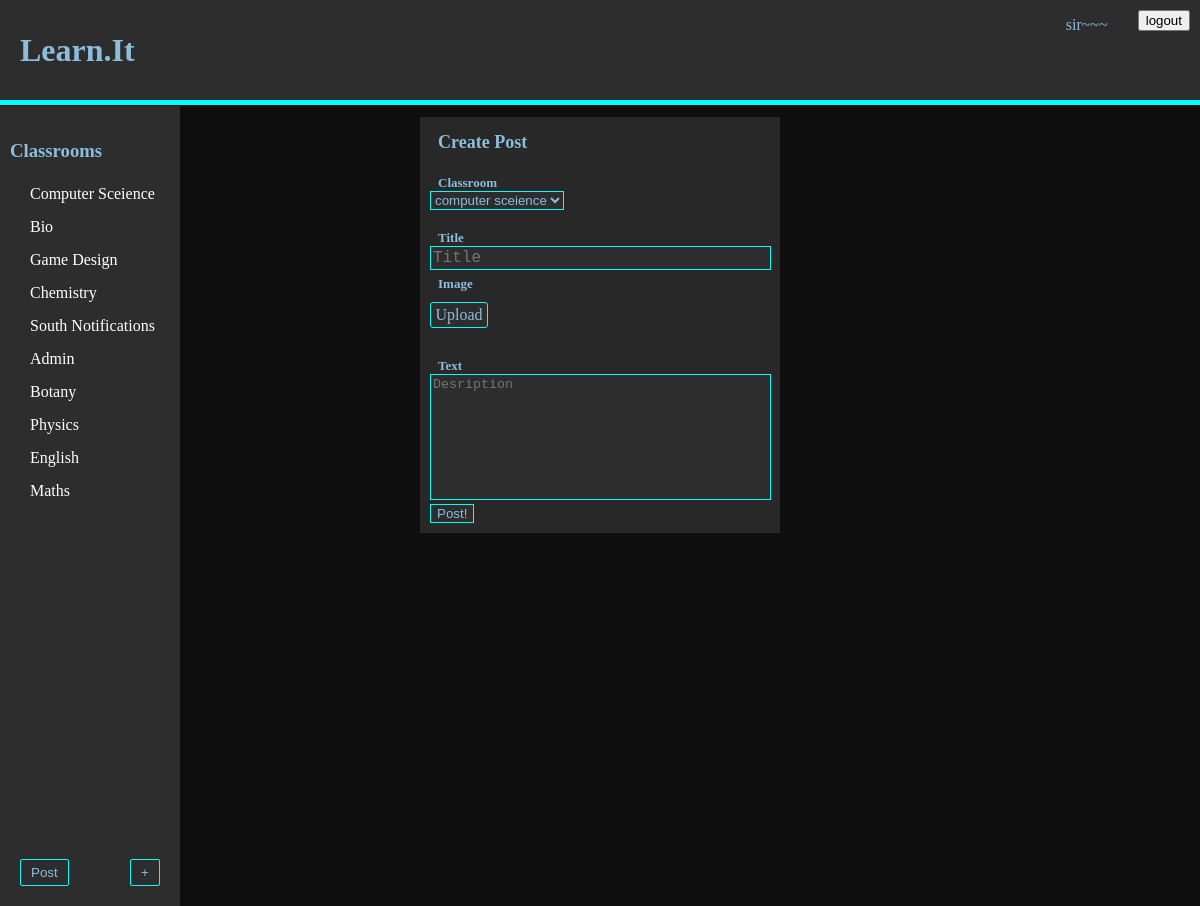
/p (signed in), run on the app's committed database.
### tables this page shows
CREATE TABLE User (id INTEGER PRIMARY KEY, name STRING, description TEXT, salt TEXT, password STRING);

CREATE TABLE User_Classroom (Uid INTEGER REFERENCES User (id), Cid INTEGER REFERENCES classroom (id), Admin BOOLEAN NOT NULL);

CREATE TABLE classroom (id INTEGER PRIMARY KEY, name STRING (25), description TEXT (100), ProPic TEXT);

### main.py (the view)
@app.route("/p")
def Post():
    if session.get("_User") is None:
        return redirect(url_for("main_user"))
    classes = do_query(
        """select classroom.name, Cid from User_Classroom
                        join classroom ON classroom.id = Cid WHERE Uid = ?;
                        """,
        (int(session["_User"]),),
        None,
    )
    id = session["_User"]
    name = do_query("SELECT name from User where id = ?", (session["_User"],), "fetch")
    return render_template(
        "Post.html", title="Post", classrooms=classes, uid=id, user_name=name
    )

### main.py (called while the page is built)
def do_query(query, data, fetch):
    conn = sqlite3.connect("learnit.db")
    cur = conn.cursor()
    cur.execute(query, data)
    if fetch is None:
        result = cur.fetchall()
    else:
        result = cur.fetchone()
    conn.close()
    return result

### templates/Post.html (shortened to what this page needs)
<!DOCTYPE html>
<html lang="en" dir="ltr">
  <head>
    <link class="jsbin" href="http://ajax.googleapis.com/ajax/libs/jqueryui/1/themes/base/jquery-ui.css" rel="stylesheet" type="text/css" />
  </head>
  <body>
    {%include 'header.html'%}
  {%include 'sidebar.html'%}
    <div class="post">
      <h1 class="post-title">Create Post</h1>
      <br>
      <h1 class="post-subtext">Classroom</h1><br>
      <form action="/SubmitPost" method="post" enctype="multipart/form-data">
        <select class="class-input" name="classroom" placeholder="Classroom">
          {%for i in classrooms%}
          <option value="{{i[1]}}">{{i[0]}}</option>
          {%endfor%}
        </select>
        <br><br>
        <h1 class="post-subtext">Title</h1><br>
        <textarea name="Title" rows="1" cols="40" maxlength="50" class="title-input" placeholder="Title"></textarea>
        <br> <h1 class="post-subtext">Image</h1><br>
        <div class="fileUpload btn btn-primary">
      <span>Upload</span>
      </div>
        <br>
        <h1 class="post-subtext">Text</h1><br>
        <textarea name="content" rows="8" cols="40" placeholder="Desription" class="text-input"></textarea>
        <input class="submit-input" type="submit" value="Post!">
      </form>
    </div>
  </body>
</html>

### templates/header.html (shortened to what this page needs)
<!DOCTYPE html>
<html lang="en" dir="ltr">
<link rel="stylesheet" href="../static/css/style.css">
  <head>
  </head>
  <body>
    <div class="header">
        <h1 class="title"><a href="/" class="Title-link">Learn.it</a>
        </h1>
        {%if login != "1"%}
        <div class="login-box">
          {%if uid == 0%}
          <br>
          <form class="" action="/login" method="post">
            <input class="login-input" type="text" name="UserName" placeholder="User Name">
            <button type="button" name="button"><a href="sign-up">sign up</a> </button>
            <br><br>
            <input class="login-input" type="password" name="Password" placeholder="Password">
            <input type="submit" name="" value="login">
          </form>
          {%else%}
          <form class="logout" action="/logout" method="post">
            <input type="submit" name="" value="logout">
          </form>
              <p class="loggedin-name">{{user_name[0]}}</p>
          {%endif%}
        </div>
        {%endif%}
    </div>
  </body>
</html>

### templates/sidebar.html (shortened to what this page needs)
<!DOCTYPE html>
<html lang="en" dir="ltr">
<link rel="stylesheet" href="../static/css/style.css">
  <head>
  </head>
  <body>
    <div class="sidebar">
      <a href="/c" class="sidebar-Title"><h3 class="sidebar-Title">Classrooms</h3></a>
      {%for i in classrooms%}
        <a href="/c/{{i[1]}}" class="sidebar-Text">{{i[0]}}</a>
      {%endfor%}
    </div>
    {%if uid != 0%}
    <button type="button" class="make-class-link" style="left:20px" >
      <a href="/p">Post</a>
    </button>
    <button type="button" class="make-class-link" >
      <a href="/make_C">+</a>
    </button>
    {%endif%}
  </body>
</html>

### static/css/style.css (style rules this page uses)
div.header { width: 100%; background-color: rgb(45,45,45); height: 100px; padding: 0; color: rgb(140,190,220); border-bottom: solid 5px cyan; margin-bottom: 1px; position: relative; }
body { margin: 0; background-color: rgb(15,15,15) }
a { text-decoration: none; }
.title { margin-top: 0px; margin-left: 20px; text-transform: capitalize; line-height: 100px; text-decoration: none; color:rgb(140,190,220); margin-bottom: 0; float:left; }
.Title-link { text-decoration: none; height:100%; color:rgb(140,190,220); }
.sidebar { height: 100vh; width: 15vw; background-color: rgb(45,45,45); color:rgb(140,190,220); float: left; top: 0px; position:sticky; }
.sidebar-Title { margin-top: 0px; margin-left: 10px; line-height: 30px; color: rgb(140,190,220); text-decoration: none; }
.sidebar-Text { margin-left: 30px; color: white; text-transform: capitalize; display: block; margin-bottom: 15px; }
div.post { margin-left: auto; margin-right: auto; width: 30vw; background-color: rgb(40,40,40); padding-bottom: 10px; }
.post-title { font-size: large; color: rgb(140,190,220); text-transform: capitalize; margin-left: 5%; margin-right: 5%; margin-bottom: 2px; padding-bottom: 0px; padding-top: 15px; text-decoration: none; }
.post-subtext { font-size: small; color: rgb(140,190,220); margin-left: 5%; margin-top: 0px; text-decoration: none; display: inline; text-transform: capitalize; }
.login-box { position: absolute; display: inline-block; height: 100%; width: 20%; right: 0; float: right; }
.loggedin-name { float: right; margin-right: 20px; }
.logout { float: right; display: block; margin: 10px }
.title-input { background-color: rgb(45,45,45); color: rgb(140,190,220); font-size: large; margin-left: 10px; border: solid cyan 1px; resize: none; overflow: hidden; width: 93%; }
.text-input { background-color: rgb(45,45,45); color: rgb(140,190,220); margin-left: 10px; border: solid cyan 1px; resize: none; overflow: hidden; width: 93%; }
.class-input { background-color: rgb(45,45,45); border: solid cyan 1px; color: rgb(140,190,220); margin-left: 10px; }
.fileUpload { position: relative; overflow: hidden; margin: 10px; background-color: rgb(45,45,45); width:50px; text-align: center; padding: 3px; border-radius: 3px; margin-left: 10px; border: 1px solid cyan; color: rgb(140,190,220); }
.submit-input { cursor: pointer; margin-left: 10px; background-color: rgb(45,45,45); color: rgb(140,190,220); border: 1px solid cyan; }
a { color: inherit; text-decoration: none; }
.make-class-link { left: calc(15vw - 50px); bottom: 20px; position: fixed; display: block; color: rgb(140,190,220); border: 1px solid cyan; background-color: rgb(45,45,45); padding-left: 10px; padding-right: 10px; padding-top: 5px; padding-bottom: 5px; border-radius: 2px; }

### data on the page
User: name "sir~~~"
User_Classroom: name "Computer Sceience"
User_Classroom: name "Bio"
User_Classroom: name "Game Design"
User_Classroom: name "Chemistry"
User_Classroom: name "South Notifications"
User_Classroom: name "Admin"
User_Classroom: name "Botany"
User_Classroom: name "Physics"
User_Classroom: name "English"
User_Classroom: name "Maths"

### other printed values
form field classroom "computer sceience"
